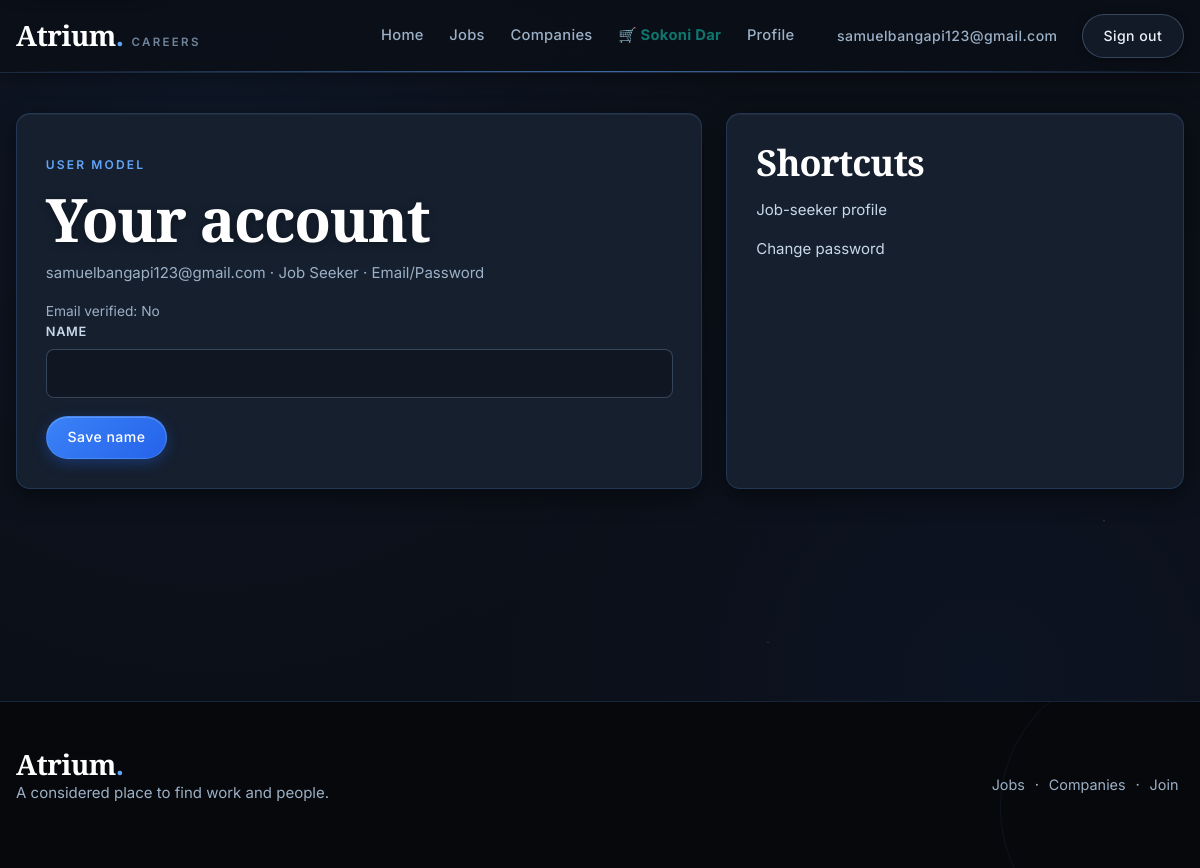
Screenshot of /account/ (signed in) with the database file from the repository.
### accounts/models.py (models this page shows, shortened)
class User(AbstractUser):
    ROLE_JOB_SEEKER = "job_seeker"
    ROLE_EMPLOYER = "employer"
    ROLE_CHOICES = [
        (ROLE_JOB_SEEKER, "Job Seeker"),
        (ROLE_EMPLOYER, "Employer"),
    ]
    AUTH_EMAIL = "email"
    AUTH_GOOGLE = "google"
    AUTH_PROVIDER_CHOICES = [
        (AUTH_EMAIL, "Email/Password"),
        (AUTH_GOOGLE, "Google"),
    ]
    email = models.EmailField(unique=True)
    name = models.CharField(max_length=255, blank=True)
    role = models.CharField(max_length=20, choices=ROLE_CHOICES, default=ROLE_JOB_SEEKER)
    auth_provider = models.CharField(max_length=20, choices=AUTH_PROVIDER_CHOICES, default=AUTH_EMAIL)
    google_id = models.CharField(max_length=255, blank=True, null=True, unique=True)
    email_verified = models.BooleanField(default=False)
    USERNAME_FIELD = "email"
    REQUIRED_FIELDS = ["username"]  # AbstractUser still wants a username internally
    class Meta:
        db_table = "users"
    @property
    def is_employer(self):
        return self.role == self.ROLE_EMPLOYER

### web/views.py (the view)
# urls.py: path("account/", views.account, name="account"),
@login_required
def account(request):
    form = AccountForm(request.POST or None, instance=request.user)
    if request.method == "POST" and form.is_valid():
        form.save()
        messages.success(request, "Account updated.")
        return redirect("web:account")
    return render(request, "accounts/account.html", {"form": form})

### web/forms.py
class AccountForm(forms.ModelForm):
    class Meta:
        model = User
        fields = ["name"]
        widgets = {
            "name": forms.TextInput(attrs={"class": "field-input", "autocomplete": "name"}),
        }

### templates/accounts/account.html (shortened to what this page needs)
{% extends "base.html" %}
{% block content %}
  <div class="account-grid">
    <section class="panel">
      <p class="kicker">User model</p>
      <h1 class="panel-title">Your account</h1>
      <p class="muted">{{ user.email }} · {{ user.get_role_display }} · {{ user.get_auth_provider_display }}</p>
      <p class="meta">Email verified: {{ user.email_verified|yesno:"Yes,No" }}</p>
      <form method="post">
        {% include "includes/form_fields.html" %}
        <button class="btn" type="submit">Save name</button>
      </form>
    </section>
    <aside class="panel">
      <h2>Shortcuts</h2>
      <p><a href="{% url 'web:profile' %}">Job-seeker profile</a></p>
      <p><a href="{% url 'web:change_password' %}">Change password</a></p>
    </aside>
  </div>
{% endblock %}

### templates/includes/header.html (shortened to what this page needs)
<header class="site-header">
  <div class="header-inner">
    <a class="brand" href="{% url 'web:home' %}">
      <span class="brand-mark">Atrium<span>.</span></span>
      <span class="brand-tag">Careers</span>
    </a>
    <div class="nav-panel">
      <nav class="nav" aria-label="Primary">
        <a href="{% url 'web:home' %}" class="{% if request.resolver_match.url_name == 'home' %}is-active{% endif %}">Home</a>
        <a href="{% url 'web:job_list' %}" class="{% if request.resolver_match.url_name == 'job_list' %}is-active{% endif %}">Jobs</a>
        <a href="{% url 'web:company_list' %}" class="{% if 'company' in request.resolver_match.url_name %}is-active{% endif %}">Companies</a>
        <a href="{% url 'marketplace:home' %}" style="color: #0f766e; font-weight: 700;">🛒 Sokoni Dar</a>
        {% if user.is_authenticated %}
          <a href="{% url 'web:profile' %}" class="{% if request.resolver_match.url_name == 'profile' %}is-active{% endif %}">Profile</a>
        {% endif %}
      </nav>
      <div class="nav-actions">
        {% if user.is_authenticated %}
          <a class="btn-ghost" href="{% url 'web:account' %}">{{ user.name|default:user.email }}</a>
          <form method="post" action="{% url 'web:logout' %}">
            <button class="btn-secondary" type="submit">Sign out</button>
          </form>
        {% else %}
          <a class="btn-ghost" href="{% url 'web:login' %}">Sign in</a>
          <a class="btn" href="{% url 'web:register' %}">Create account</a>
        {% endif %}
      </div>
    </div>
  </div>
</header>

### templates/includes/form_fields.html (shortened to what this page needs)
{% for field in form %}
  {% if field.name != "include_expired" %}
    <div class="field">
      <label for="{{ field.id_for_label }}">{{ field.label }}</label>
      {{ field }}
    </div>
  {% endif %}
{% endfor %}

### rows the page displays
User: name "samuelbangapi123@gmail.com", email "samuelbangapi123@gmail.com", role "Job Seeker", auth_provider "Email/Password", email_verified "No"

### other values shown
{{ field.label }} "NAME"
